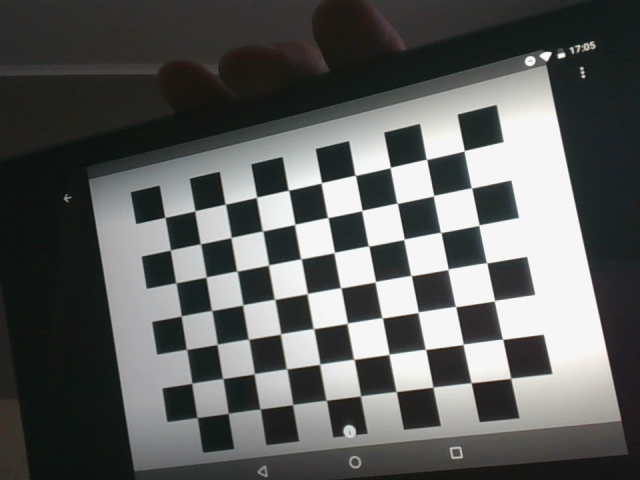
#> input picture 2021-2학기/산업 컴퓨터비전 실제/실습 자료/11주차/camera_cali/img_00.png, 640 x 480 px
$ python '6주차 과제2.py' --path '../../실습 자료/11주차/camera_cali/img_00.png'
#> lines starting #> are read from the running program, lines starting #| are printed output that depends on the picture
import cv2
import random
import numpy as np
import argparse
import random
import matplotlib.pyplot as plt

parser = argparse.ArgumentParser()
parser.add_argument('--path', default="C:/Users/user/PycharmProjects/test1/image/lena.png")
params = parser.parse_args()


# 1) original, gray, noise image 로드 및 생성
img = cv2.imread(params.path)
#> img is the input picture: shape (480, 640, 3); mean B, G, R 93.2, 94.5, 92.8
img_gray = cv2.cvtColor(img, cv2.COLOR_BGR2GRAY)
img_noise = np.zeros(img.shape, dtype=img.dtype)
width = img.shape[0]
#> width = 480
height = img.shape[1]
#> height = 640
channel = img.shape[2]
#> channel = 3

# 2) 랜덤 노이즈 생성
for i in range(width):
    for j in range(height):
        rand = random.randrange(-30, 30)
        img_noise[i, j] = img_gray[i, j] + rand
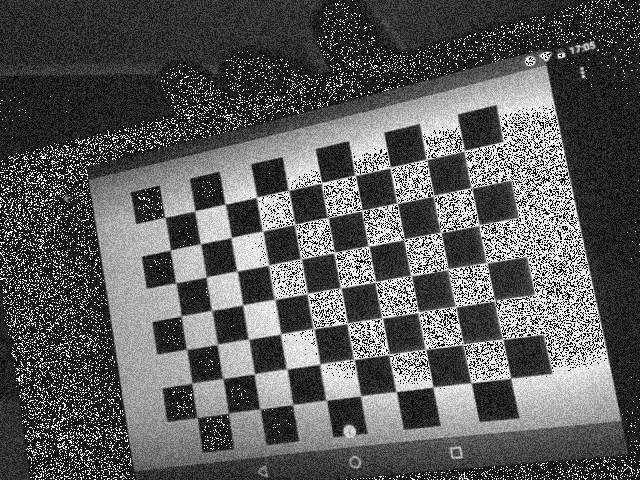
#> img_noise: shape (480, 640, 3); min 0, max 255, mean 91.2

# 3) diameter, SigmaColor, SigmaSpace 입력
diameter = int(input("diameter : "))
#> the answer given: 3
SigmaColor = int(input("SigmaColor : "))
#> the answer given: 3
SigmaSpace = int(input("SigmaSpace : "))
#> the answer given: 3

# 4) original, noise, noise 제거 image 출력
img_result = cv2.bilateralFilter(img_noise, diameter, sigmaColor=SigmaColor, sigmaSpace=SigmaSpace)
cv2.imshow("original img", img_gray)
cv2.imshow("noise img", img_noise)
cv2.imshow("bilateralFilter", img_result)
cv2.waitKey(0)
cv2.destroyAllWindows()

$ run again, on 2021-2학기/산업 컴퓨터비전 실제/실습 자료/11주차/camera_cali/img_02.png
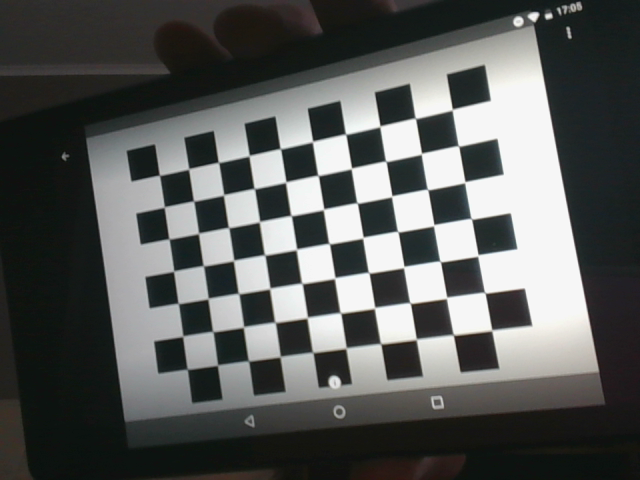
#> input picture 2021-2학기/산업 컴퓨터비전 실제/실습 자료/11주차/camera_cali/img_02.png, 640 x 480 px
#> img is the input picture: shape (480, 640, 3); mean B, G, R 89, 90.5, 88.4
#> after the loop `for i in range(width):`:
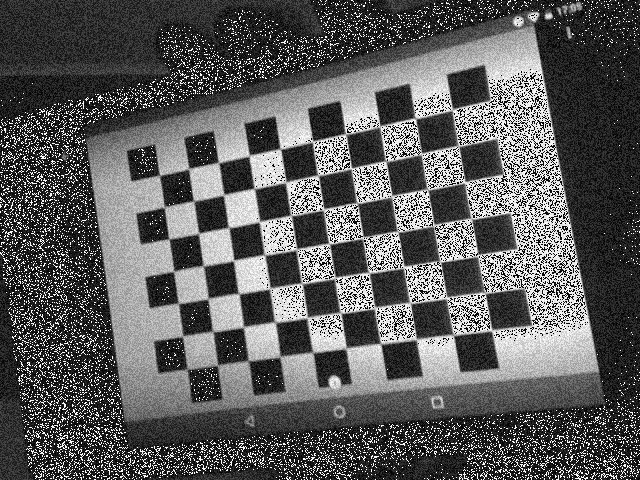
#> img_noise: shape (480, 640, 3); min 0, max 255, mean 91.2

$ run again, on 2021-2학기/산업 컴퓨터비전 실제/실습 자료/11주차/camera_cali/img_03.png
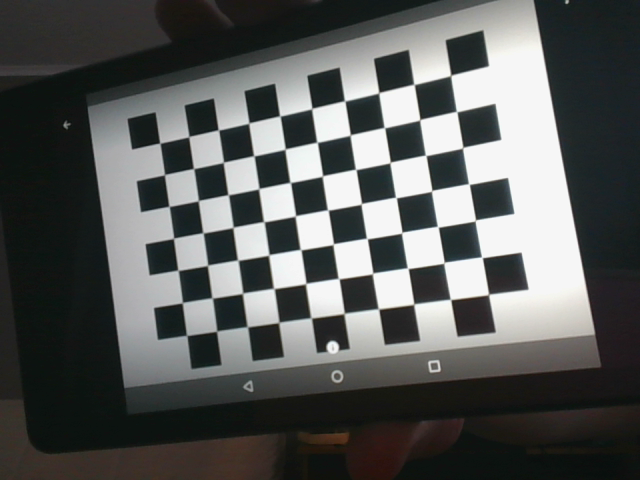
#> input picture 2021-2학기/산업 컴퓨터비전 실제/실습 자료/11주차/camera_cali/img_03.png, 640 x 480 px
#> img is the input picture: shape (480, 640, 3); mean B, G, R 89.2, 90.5, 88.5
#> after the loop `for i in range(width):`:
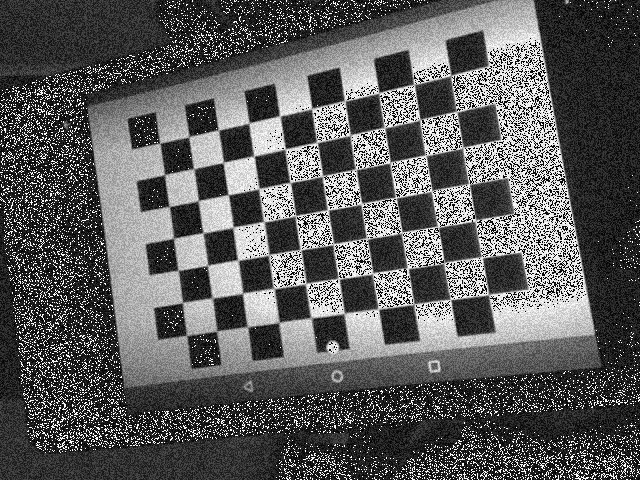
#> img_noise: shape (480, 640, 3); min 0, max 255, mean 90.7

$ run again, on 2021-2학기/산업 컴퓨터비전 실제/실습 자료/11주차/camera_cali/img_04.png
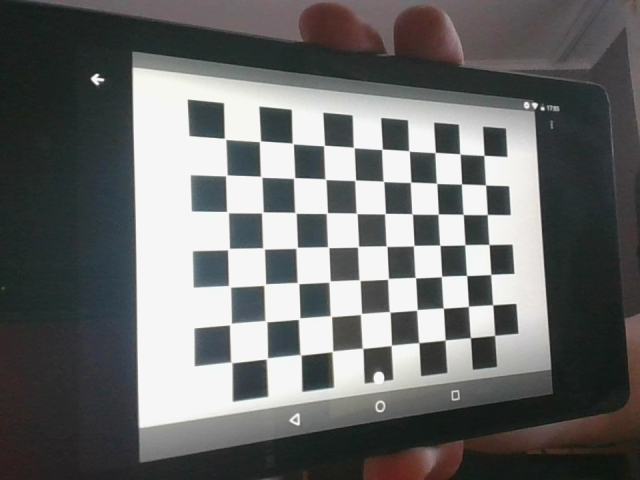
#> input picture 2021-2학기/산업 컴퓨터비전 실제/실습 자료/11주차/camera_cali/img_04.png, 640 x 480 px
#> img is the input picture: shape (480, 640, 3); mean B, G, R 107.9, 108.4, 107.3
#> after the loop `for i in range(width):`:
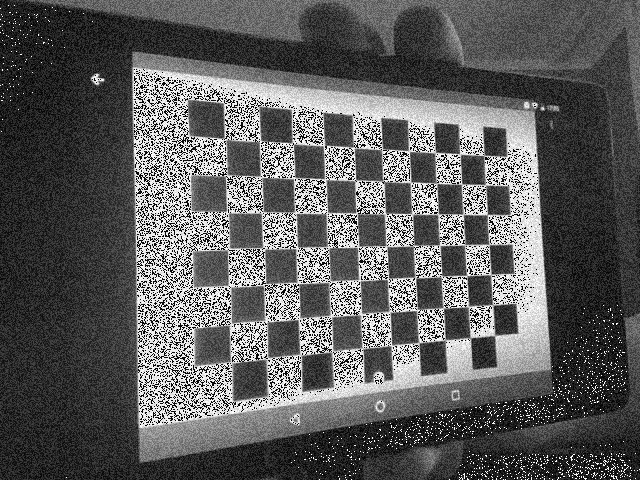
#> img_noise: shape (480, 640, 3); min 0, max 255, mean 91.8
